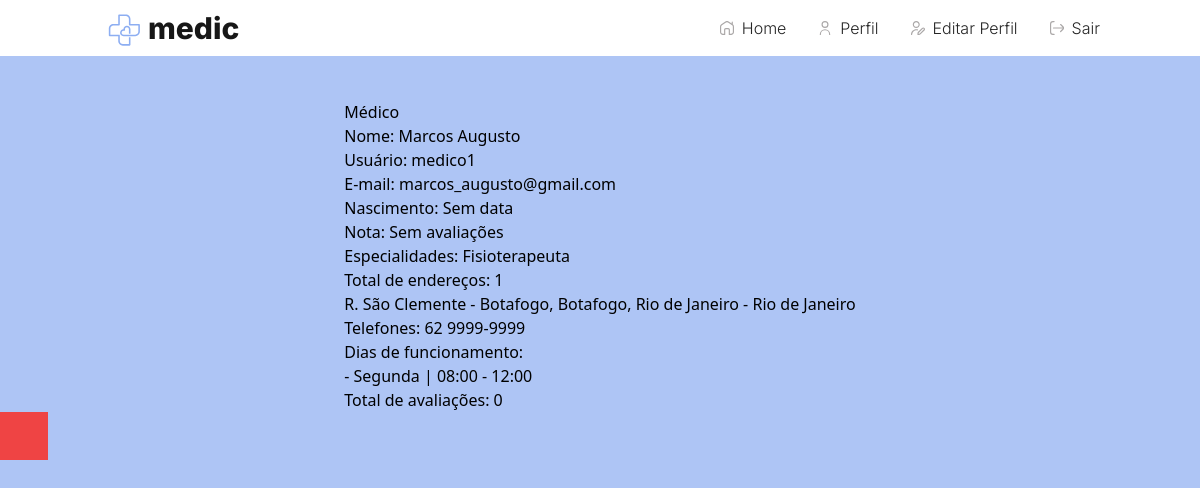
Screenshot of /profile/4 (signed in) with the database file from the repository.
### medicSearch/models/profile.py (models this page shows, shortened)
class Profile(models.Model):
    user = models.OneToOneField(User, on_delete=models.CASCADE)
    role = models.IntegerField(choices=ROLE_CHOICE, default=3)
    birthday = models.DateField(default=None, null=True, blank=True)
    created_at = models.DateTimeField(auto_now_add=True)
    updated_at = models.DateTimeField(auto_now=True)
    token = models.CharField(max_length=255, null=True, blank=True)
    image = models.ImageField(null=True, blank=True)
    favorites = models.ManyToManyField(User, null=True, blank=True, related_name='favorites')
    specialties = models.ManyToManyField(speciality, null=True, blank=True, related_name='specialties')
    addresses = models.ManyToManyField(address, null=True, blank=True, related_name='addresses')
    def show_scoring_average(self):
        from .rating import rating
        try:
            ratings = rating.objects.filter(user_rated=self.user).aggregate(Sum('value'),
                                                                            Count('user'))
            if ratings['user__count'] > 0:
                scoring_average = ratings['value__sum'] / ratings['user__count']
                scoring_average = round(scoring_average, 2)
                return scoring_average
            return 'Sem avaliações'
        except:
            return 'Sem avaliações'
    def show_favorites(self):
        ids = [result.id for result in self.favorites.all()]
        return Profile.objects.filter(user__id__in=ids)
    def show_ratings(self):
        from .rating import rating
        return rating.objects.filter(user_rated=self.user)

### medicSearch/models/speciality.py (models this page shows)
class speciality(models.Model):
    name = models.CharField(null=False, max_length=100)
    status = models.BooleanField(default=True)
    created_at = models.DateTimeField(auto_now_add=True)
    updated_at = models.DateTimeField(auto_now=True)
    def __str__(self):
        return '{}'.format(self.name)

### medicSearch/models/address.py (models this page shows, shortened)
class address(models.Model):
    neighborhood = models.ForeignKey(neighborhood, null=True,
related_name='neighborhood', on_delete=models.SET_NULL)
    name = models.CharField(null=False, max_length=100)
    address = models.CharField(null=False, max_length=255)
    latitude = models.DecimalField(max_digits=9, decimal_places=7)
    longitude = models.DecimalField(max_digits=9, decimal_places=7)
    opening_time = models.TimeField()
    closing_time = models.TimeField()
    days_week = models.ManyToManyField(dayWeek, blank=True,
related_name='days_week')
    phone = models.CharField(null=True, blank=True, max_length=50)
    status = models.BooleanField(default=True)
    created_at = models.DateTimeField(auto_now_add=True)
    updated_at = models.DateTimeField(auto_now=True)

### medicSearch/models/neighborhood.py (models this page shows, shortened)
class neighborhood(models.Model):
    city = models.ForeignKey(city, null=True, related_name='city',
on_delete=models.SET_NULL)
    name = models.CharField(null=False, max_length=20)
    status = models.BooleanField(default=True)
    created_at = models.DateTimeField(auto_now_add=True)
    updated_at = models.DateTimeField(auto_now=True)

### medicSearch/models/city.py (models this page shows)
class city(models.Model):
    state = models.ForeignKey(state, null=True, related_name='state',
on_delete= models.SET_NULL)
    name = models.CharField(null=False, max_length=20)
    status = models.BooleanField(default=True)
    created_at = models.DateTimeField(auto_now_add=True)
    updated_at = models.DateTimeField(auto_now=True)
    def __str__(self):
        return '{} - {}'.format(self.name, self.state)

### medicSearch/models/state.py (models this page shows)
class state(models.Model):
    name = models.CharField(null=False, max_length=20)
    status = models.BooleanField(default=True)
    created_at = models.DateTimeField(auto_now_add=True)
    updated_at = models.DateTimeField(auto_now=True)
    def __str__(self):
        return '{}'.format(self.name)

### medicSearch/models/dayWeek.py (models this page shows, shortened)
class dayWeek(models.Model):
    name = models.CharField(null=False, max_length=20)
    status = models.BooleanField(default=True)
    created_at = models.DateTimeField(auto_now_add=True)
    updated_at = models.DateTimeField(auto_now=True)

### medicSearch/views/profileView.py (the view)
def list_profile_view(request, id=None):
    profile = None
    if id is None and request.user.is_authenticated:
        profile = Profile.objects.filter(user=request.user).first()
    elif id is not None:
        profile = Profile.objects.filter(user__id=id).first()
    elif not  request.user.is_authenticated:
        return redirect(to='/')
    favorites = profile.show_favorites()
    if len(favorites) > 0:
        paginator = Paginator(favorites, 8)
        page = request.GET.get('page')
        favorites = paginator.get_page(page)
    ratings = profile.show_ratings()
    if len(ratings) > 0:
        paginator = Paginator(ratings, 8)
        page = request.GET.get('page')
        ratings = paginator.get_page(page)
    context = {
        'profile': profile,
        'favorites': favorites,
        'ratings': ratings,
    }
    return render(request, template_name='profile.html',
context=context, status=200)

### medicSearch/templates/profile.html (shortened to what this page needs)
{% extends 'base.html' %}
{% load static %}
{% block content %}
<div>
    <div>
        <div>
            <div>
                {% if profile.role == 1 %}
                <p>
                <i></i>Administrador</p>
                {% elif profile.role == 2 %}
                <p>
                 Médico </p>
                {% else %}
                <p>
                <i></i> Paciente </p>
                {% endif %}
                <ul>
                    <li> Nome:
                        {{profile.user.get_full_name | default:'Sem nome'}}</li>
                    <li> Usuário:
                        {{profile.user.username | default:'Sem usuário'}}</li>
                    <li> E-mail:
                        {{profile.user.email | default:'Sem e-mail'}}</li>
                    <li> Nascimento:
                        {{profile.birthday | date:'d/m/Y' | default:'Sem data'}}</li>
                    {% if profile.role == 2 %}
                    <li> Nota:
                        {{profile.show_scoring_average}}</li>
                    <li> Especialidades:
                        {{profile.specialties.all | join:','}}</li>
                    {% endif %}
                </ul>
            </div>
                {% if profile.role == 1 or profile.role == 3 %}
                <div></div>
                <div> Total de favoritos: {{favorites | length}}</div>
                {% if request.GET.msg %}
                <div>{{ request.GET.msg }}
            </div>
                {% endif %}
                <div>
                    {% for favorite in favorites %}
                    <div>
                        <div>
                            <div style='background-image:
                            url('/media/{{favorite.image}}');'></div>
                            <div>
                                <h5>
                                    {{favorite.user.get_full_name}}</h5>
                                <h6> Nota:
                                    {{favorite.show_scoring_average}} <i></i></h6>
                                <ul>
                                    {% for speciality in favorite.specialties.all %}
                                        <li>{{speciality}}</li>
                                    {% endfor %}
                                </ul>
                                <div>
                                    {{favorite.addresses.first.address | default:'Nenhum endereço.'
                                    | slice:':15'}}...
                                </div>
                                <a href={% url 'profile' favorite.id %}> Ver médico </a>
                                {% if user.is_authenticated %}
                                <form method='POST' action={% url 'medic-favorite-remove' %}>
                                    {% csrf_token %}
                                    <input type='hidden' value='{{favorite.id}}' name='id'>
                                    <input type='hidden' value='{{request.GET.page}}' name='page'>
                                    <button type='submit' class='btn btn-danger btn-card'><i class='fa fa-heart'>
                                    </i> Remover </button>
                                </form>
                                {% endif %}
                            </div>
                        </div>
                    </div>
                    {% endfor %}
                </div>
                <div>
                    <nav aria-label='Page navigation' class='navigation'>
                        <ul>
                            {% if favorites.has_previous %}
                                <li>
                                <a href='?page=1'>&laquo; Primeiro</a></li>
                                <li>
                                <a href='?page={{ favorites.previous_page_number }}'> Anterior </a></li>
                            {% endif %}
                                <li>
                                <a href='#'> Página {{ favorites.number }} de {{ favorites.paginator.num_pages }}.
                                </a></li>
                            {% if favorites.has_next %}
                                <li>
                                <a href='?page={{ favorites.next_page_number }}'> Próximo <a/></li>
                                <li>
                                <a href='?page={{ favorites.paginator.num_pages }}'> Último &raquo;<a/></li>
                            {% endif %}
                        </ul>
                    </nav>
                </div>
            </div>
                {% else %}
                    <div role='alert'> Total de endereços: {{profile.addresses.all | length}}</div>
                    <div>
                    {% for address in profile.addresses.all %}
                    <div>
                        <div>
                            <div>
                                <h5>{{address.address}},
                                    {{address.neighborhood.name}}, {{address.neighborhood.city}}</h5>
                                <h6> Telefones:
                                    {{address.phone}}</h6>
                                <ul>
                                    <li> Dias de funcionamento: </li>
                                        {% for day in address.days_week.all %}
                                    <li> - {{day.name}} | {{address.opening_time}} -
                                        {{address.closing_time}}</li>
                        {% endfor %}
                    </ul>
                    </div>
                </div>
            </div>
            {% endfor %}
        </div>
    </div>
                    <div> Total de avaliações: {{ ratings | length }}</div>
            </div>
                {% endif %}
            </div>
        </div>
<div class="w-12 h-12 bg-red-500"></div>
{% endblock %}

### rows the page displays
Profile: user.get_full_name "Marcos Augusto", user.username "medico1", user.email "marcos_augusto@gmail.com", birthday "Sem data", show_scoring_average "Sem avaliações", specialties.all "Fisioterapeuta", addresses.all|length "1"
address: address "R. São Clemente - Botafogo", neighborhood.name "Botafogo", neighborhood.city "Rio de Janeiro - Rio de Janeiro", phone "62 9999-9999", opening_time "08:00", closing_time "12:00"
dayWeek: name "Segunda"

### other values shown
{{ ratings | length }} "0"
